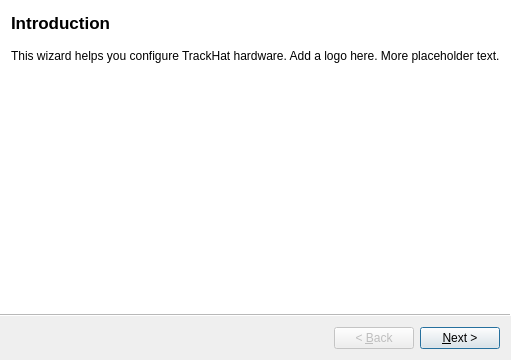
<?xml version="1.0" encoding="UTF-8"?>
<ui version="4.0">
 <class>wizard</class>
 <widget class="QWizard" name="wizard">
  <property name="geometry">
   <rect>
    <x>0</x>
    <y>0</y>
    <width>500</width>
    <height>360</height>
   </rect>
  </property>
  <property name="modal">
   <bool>true</bool>
  </property>
  <property name="wizardStyle">
   <enum>QWizard::AeroStyle</enum>
  </property>
  <property name="options">
   <set>QWizard::NoCancelButton</set>
  </property>
  <widget class="QWizardPage" name="page_intro">
   <property name="title">
    <string>Introduction</string>
   </property>
   <property name="subTitle">
    <string/>
   </property>
   <layout class="QGridLayout" name="gridLayout_2">
    <item row="0" column="0">
     <widget class="QLabel" name="label">
      <property name="text">
       <string>This wizard helps you configure TrackHat hardware. Add a logo here. More placeholder text.</string>
      </property>
     </widget>
    </item>
   </layout>
  </widget>
  <widget class="QWizardPage" name="page_camera">
   <property name="title">
    <string>Camera setup</string>
   </property>
   <layout class="QGridLayout" name="gridLayout_4">
    <item row="0" column="0">
     <widget class="QLabel" name="label_2">
      <property name="text">
       <string>Detected PS3 Eye camera. Setting it up now. A logo and some more placeholder text.</string>
      </property>
     </widget>
    </item>
    <item row="1" column="0">
     <widget class="QFrame" name="frame">
      <property name="frameShape">
       <enum>QFrame::StyledPanel</enum>
      </property>
      <property name="frameShadow">
       <enum>QFrame::Raised</enum>
      </property>
      <layout class="QGridLayout" name="gridLayout_3">
       <item row="0" column="0">
        <widget class="QLabel" name="label_3">
         <property name="text">
          <string>Resolution and framerate</string>
         </property>
        </widget>
       </item>
       <item row="0" column="1">
        <widget class="QComboBox" name="resolution_select">
         <item>
          <property name="text">
           <string>640x480, 75 Hz</string>
          </property>
         </item>
         <item>
          <property name="text">
           <string>640x480, 60 Hz</string>
          </property>
         </item>
         <item>
          <property name="text">
           <string>320x240, 189 Hz</string>
          </property>
         </item>
         <item>
          <property name="text">
           <string>320x240, 120 Hz</string>
          </property>
         </item>
        </widget>
       </item>
      </layout>
     </widget>
    </item>
   </layout>
  </widget>
  <widget class="QWizardPage" name="page_model">
   <property name="title">
    <string>Select a model</string>
   </property>
   <layout class="QGridLayout" name="gridLayout_6">
    <item row="0" column="0">
     <widget class="QLabel" name="label_5">
      <property name="text">
       <string>Select one of TrackHat models.</string>
      </property>
     </widget>
    </item>
    <item row="1" column="0">
     <widget class="QGroupBox" name="groupBox">
      <property name="styleSheet">
       <string notr="true">QGroupBox { border: 0; }</string>
      </property>
      <property name="title">
       <string/>
      </property>
      <layout class="QGridLayout" name="gridLayout_5">
       <item row="2" column="0">
        <widget class="QRadioButton" name="cap_model">
         <property name="text">
          <string>Cap, add a big logo</string>
         </property>
        </widget>
       </item>
       <item row="0" column="0">
        <widget class="QRadioButton" name="clip_model">
         <property name="text">
          <string>Clip, add a big logo</string>
         </property>
         <property name="checked">
          <bool>true</bool>
         </property>
        </widget>
       </item>
       <item row="1" column="0">
        <widget class="QRadioButton" name="clip_model_left">
         <property name="text">
          <string>Clip, left-handed</string>
         </property>
        </widget>
       </item>
      </layout>
     </widget>
    </item>
   </layout>
  </widget>
  <widget class="QWizardPage" name="page_done">
   <property name="title">
    <string>We're all done!</string>
   </property>
   <layout class="QGridLayout" name="gridLayout_7">
    <item row="0" column="0">
     <widget class="QLabel" name="label_6">
      <property name="text">
       <string>&lt;html&gt;&lt;head/&gt;&lt;body&gt;&lt;p&gt;You can now use your new hardware and thanks for flying TrackHat.&lt;/p&gt;&lt;/body&gt;&lt;/html&gt;</string>
      </property>
     </widget>
    </item>
   </layout>
  </widget>
 </widget>
 <resources/>
 <connections/>
</ui>
